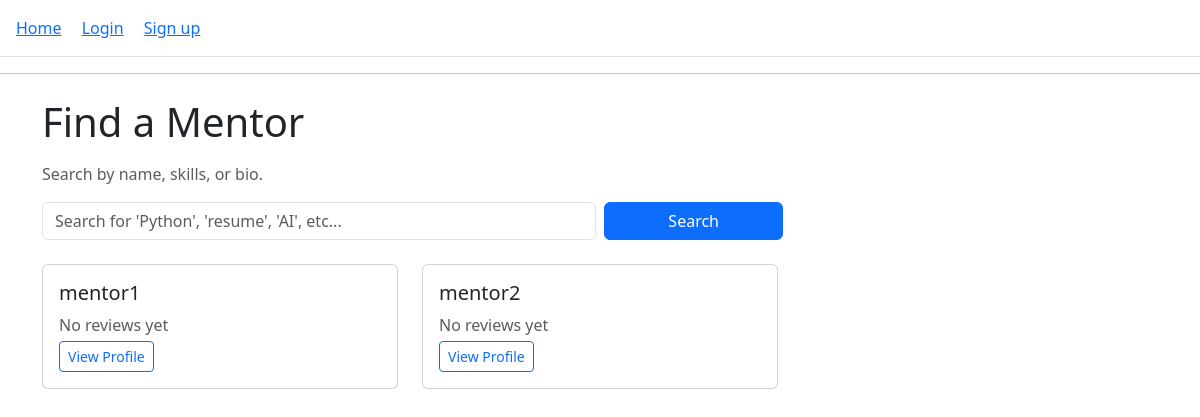
/mentors/, run on the app's committed database.
### core/models.py (models this page shows, shortened)
class Profile(models.Model):
    ROLE_CHOICES = [
        ("MENTOR", "Mentor"),
        ("MENTEE", "Mentee"),
    ]
    user = models.OneToOneField(
        settings.AUTH_USER_MODEL,
        on_delete=models.CASCADE,
        related_name="profile",
    )
    role = models.CharField(max_length=10, choices=ROLE_CHOICES)
    bio = models.TextField(blank=True)
    skills = models.CharField(
        max_length=255,
        blank=True,
        help_text="Comma-separated skills, e.g. Python, Data Science, Resume Review",
    )
    hourly_rate = models.DecimalField(
        max_digits=6,
        decimal_places=2,
        null=True,
        blank=True,
        help_text="Only for mentors",
    )
    photo = models.ImageField(
        upload_to="profiles/",
        blank=True,
        null=True,
    )

### core/views.py (the view)
# urls.py: path("mentors/", views.mentor_list, name="mentor_list"),  # mentor list
def mentor_list(request):
    query = request.GET.get("q", "").strip()
    mentors = Profile.objects.filter(role="MENTOR")
    if query:
        mentors = mentors.filter(
            Q(user__username__icontains=query) |
            Q(bio__icontains=query) |
            Q(skills__icontains=query)
        )
    mentors = mentors.annotate(
        avg_rating=Avg("sessions_as_mentor__review__rating")
    )
    context = {
        "mentors": mentors,
        "query": query,
    }
    return render(request, "core/mentor_list.html", context)

### templates/core/mentor_list.html (shortened to what this page needs)
{% extends "base.html" %}
{% block content %}
<div class="container mt-4">
    <h1 class="mb-3">Find a Mentor</h1>
    <p class="text-muted">Search by name, skills, or bio.</p>
    <form method="get" class="row g-2 mb-4">
        <div class="col-sm-8 col-md-6">
            <input
                type="text"
                name="q"
                value="{{ query }}"
                class="form-control"
                placeholder="Search for 'Python', 'resume', 'AI', etc..."
            >
        </div>
        <div class="col-sm-4 col-md-2">
            <button type="submit" class="btn btn-primary w-100">
                Search
            </button>
        </div>
    </form>
    {% if mentors %}
        <div class="row">
            {% for mentor in mentors %}
                <div class="col-md-4 mb-4">
                    <div class="card h-100">
                        <div class="card-body d-flex flex-column">
                            <h5 class="card-title">
                                {{ mentor.user.username }}
                            </h5>
                            {% if mentor.avg_rating %}
                                <p class="mb-1">
                                    ⭐ {{ mentor.avg_rating|floatformat:1 }} / 5
                                </p>
                            {% else %}
                                <p class="mb-1 text-muted">
                                    No reviews yet
                                </p>
                            {% endif %}
                            <div class="mt-auto">
                                <a
                                href="{% url 'mentor_detail' mentor.id %}"
                                class="btn btn-outline-primary btn-sm me-2"
                                >
                                    View Profile
                                </a>
                            </div>
                        </div>
                        </div>
                    </div>
            {% endfor %}
        </div>
    {% else %}
        {% if query %}
            <p>No mentors found matching "<strong>{{ query }}</strong>".</p>
        {% else %}
            <p>No mentors available yet. Create some in the admin to test.</p>
        {% endif %}
    {% endif %}
</div>
{% endblock %}

### data on the page
Profile: user.username "mentor1", shows "No reviews yet"
Profile: user.username "mentor2", shows "No reviews yet"
